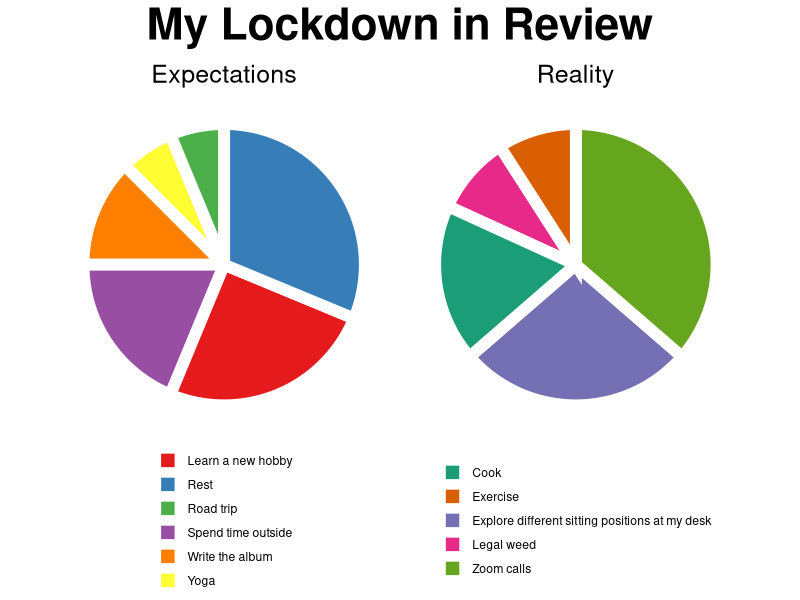

Write R code to recreate this figure.
### ----------------
### Setup
###

# Packages
library(tidyverse)
library(patchwork)
library(RColorBrewer)

# Data
exp_activities <- c("Write the album",
                    "Yoga",
                    "Road trip",
                    "Spend time outside",
                    "Learn a new hobby",
                    "Rest")

reality_activities <- c( "Legal weed",
                         "Explore different sitting positions at my desk",
                         "Cook",
                         "Zoom calls",
                         "Exercise")

exp_timespent <- c(20, 
                   15,
                   15,
                   25,
                   45,
                   5)

reality_timespent <- c(10,
                       25,
                       15,
                       40,
                       10)

# Coerce to dataframe
lockdown_exp <- as.data.frame(cbind(exp_activities, exp_timespent)) %>%
  # Create expectation/reality variable
  mutate(exp_real = "expectation") %>%
  # Reorder and rename variables to match b/w data
  select(
    "activities" = exp_activities,
    "time" = exp_timespent,
    exp_real
  )

lockdown_reality <- as.data.frame(cbind(reality_activities, reality_timespent)) %>%
  # Create expectation/reality variable
  mutate(exp_real = "reality") %>%
  # Reorder and rename variables to match b/w data
  select(
    "activities" = reality_activities,
    "time" = reality_timespent,
    exp_real
  )

# Put it all together
lockdown_time <- bind_rows(lockdown_exp, lockdown_reality)

### ----------
### Plotting
###

expectations <- lockdown_time %>%
  filter(exp_real == "expectation") %>%
  # Create plotting object using data
  ggplot(aes(x = "", y = time, fill = activities)) +
  # Create dividers between chunks in pie chart
  geom_bar(stat = "identity", color = "white", size = 4) +
  # Assign polar coordinates to plot
  coord_polar(theta = "y", start = 0) +
  # Nothing fancy around the chart
  theme_void() +
  # Legend underneath the chart
  theme(legend.position = "bottom", legend.title = element_blank(), legend.direction = "vertical",
        plot.title = element_text(hjust = .5, size = 18)) +
  # Colors
  scale_fill_brewer(palette = "Set1") +
  # Title
  ggtitle("Expectations")

reality <- lockdown_time %>%
  filter(exp_real == "reality") %>%
  # Create plotting object using data
  ggplot(aes(x = "", y = time, fill = activities)) +
  # Create dividers between chunks in pie chart
  geom_bar(stat = "identity", color = "white", size = 4) +
  # Assign polar coordinates to plot
  coord_polar(theta = "y", start = 0) +
  # Nothing fancy around the chart
  theme_void() +
  # Legend underneath the chart
  theme(legend.position = "bottom", legend.title = element_blank(), legend.direction = "vertical",
        plot.title = element_text(hjust = .5, size = 18)) +
  # There is no Dark1
  scale_fill_brewer(palette = "Dark2") +
  # Title
  labs(title = "Reality")

# Side by side plot using patchwork library
side_by_side <- expectations + reality

full_plot <- side_by_side + 
  # Adding title using patchwork library
  plot_annotation(
    title = "My Lockdown in Review",
    theme = theme(plot.title = element_text(size = 32, hjust = .5, face = "bold")))

### -------
### Save
###
ggsave("Assignment 1.jpeg", full_plot)










